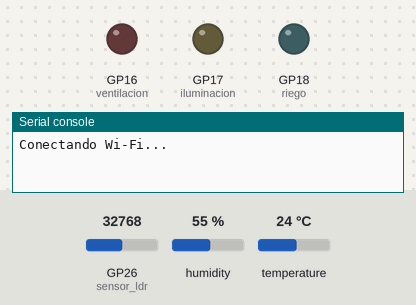
The program below on a simulated Raspberry Pi Pico running MicroPython. Parts: output pins drawn as LEDs (lit = HIGH), the last lines printed to the serial console. Wiring (from the project's diagram.json): DHT22 sensor on GP15, red LED on GP16, yellow LED on GP17, cyan LED on GP18, light sensor on GP26. The test bench sets the inputs (shaded band); at power-on: temperature 24 °C, GP26 (sensor_ldr) = 32768, humidity 55 % (analog values on the 0–65535 scale). WiFi joins after 1.5 s; random numbers come from a fixed seed; no MQTT or app messages arrive unless stated.

Above: at 1.2 s.
1.3 s: temperature set to 29.4 °C
6.3 s: temperature set to 30.6 °C
At 11.3 s:
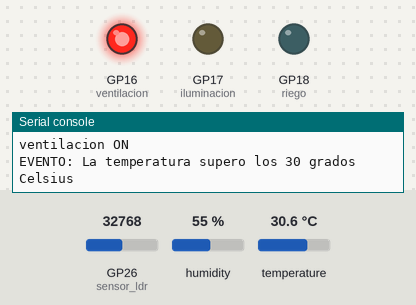
11.6 s: GP26 (sensor_ldr) set to 44784
16.4 s: GP26 (sensor_ldr) set to 46288
At 21.4 s:
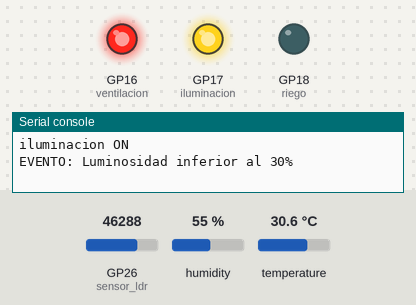
21.7 s: temperature set to 28.4 °C
26.5 s: temperature set to 27.4 °C
At 31.3 s:
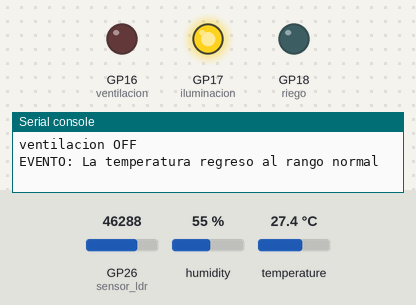
Timing chart, 0 to 32.8 s (numbered marks = the images above; inputs shaded):
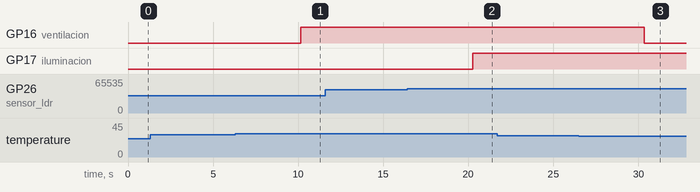

Measured:
- the behaviour switches between 30 and 30.1 °C on temperature (found by bisection; images 0 and 1)
- the behaviour switches between 45872 and 45888 on GP26 (sensor_ldr) (found by bisection; images 1 and 2)
- the behaviour switches between 28.1 and 28 °C on temperature (found by bisection; images 2 and 3)
- after the input at 6.3 s, GP16 (ventilacion): LOW → HIGH after 3.9 s
- after the input at 16.4 s, GP17 (iluminacion): LOW → HIGH after 3.9 s
- after the input at 26.5 s, GP16 (ventilacion): HIGH → LOW after 3.9 s

The program:

main.py
```python
import time
import ujson

from sensores import leer_sensores
from actuadores import controlar_actuador, obtener_estados
from umqttsimple import MQTTException

from mqtt_client import (
    conectar_wifi,
    conectar_mqtt,
    publicar,
    TOPIC_SENSORES,
    TOPIC_COMANDOS,
    TOPIC_ESTADO,
    TOPIC_EVENTOS
)

DEVICE_ID = "invernadero-01"

cliente = None

riego_fin = None
riego_command_id = None

comandos_procesados = []

alerta_temperatura = False
alerta_luminosidad = False

mensajes_pendientes = []
MAX_PENDIENTES = 100


# Cerrar conexion perdida
def desconectar():

    global cliente

    anterior = cliente
    cliente = None

    if anterior is not None:

        try:

            if anterior.sock:
                anterior.sock.close()

        except OSError:
            pass


# Guardar eventos y confirmaciones pendientes
def guardar_pendiente(topic, datos):

    if topic == TOPIC_SENSORES:
        return

    if len(mensajes_pendientes) >= MAX_PENDIENTES:
        mensajes_pendientes.pop(0)

    mensajes_pendientes.append((topic, datos))


# Publicar sin detener el sistema
def publicar_seguro(topic, datos):

    if cliente is None:

        guardar_pendiente(topic, datos)

        return False

    try:

        publicar(cliente, topic, datos)

        return True

    except (OSError, MQTTException) as error:

        print("MQTT desconectado:", error)

        desconectar()

        guardar_pendiente(topic, datos)

        return False


# Enviar mensajes pendientes al reconectar
def enviar_pendientes():

    if cliente is None or not mensajes_pendientes:
        return

    topic, datos = mensajes_pendientes[0]

    try:

        publicar(cliente, topic, datos)

        mensajes_pendientes.pop(0)

    except (OSError, MQTTException) as error:

        print("Error enviando pendientes:", error)

        desconectar()


# Publicar eventos
def evento(tipo, descripcion):

    publicar_seguro(TOPIC_EVENTOS, {
        "device_id": DEVICE_ID,
        "tipo": tipo,
        "descripcion": descripcion
    })

    print("EVENTO:", descripcion)


# Publicar estado de actuadores
def publicar_estado(
    nombre,
    command_id=None,
    resultado="ejecutado"
):

    estado = obtener_estados()[nombre]

    publicar_seguro(TOPIC_ESTADO, {
        "device_id": DEVICE_ID,
        "command_id": command_id,
        "actuador": nombre,
        "estado": "ON" if estado else "OFF",
        "resultado": resultado
    })


# Cambiar estado de actuadores
def cambiar_estado(nombre, estado, command_id=None):

    anterior = obtener_estados()[nombre]

    controlar_actuador(nombre, estado)

    if anterior != estado or command_id is not None:

        publicar_estado(nombre, command_id)

        print(
            nombre,
            "ON" if estado else "OFF"
        )


# Evitar comandos duplicados
def regiMQTTExceptionar_comando(command_id):

    if len(comandos_procesados) >= 100:
        comandos_procesados.pop(0)

    comandos_procesados.append(command_id)


# Procesar comandos MQTT
def recibir_comando(topic, mensaje):

    global riego_fin, riego_command_id

    if topic != TOPIC_COMANDOS:
        return

    try:

        datos = ujson.loads(mensaje.decode())

        command_id = datos["command_id"]
        actuador = datos["actuador"]
        accion = datos["accion"]
        origen = datos["origen"]

        if not isinstance(command_id, str) or not command_id:
            raise ValueError("Identificador invalido")

        if not isinstance(origen, str) or not origen:
            raise ValueError("Origen invalido")

        if command_id in comandos_procesados:

            print("Comando duplicado:", command_id)

            return

        if actuador not in (
            "ventilacion",
            "iluminacion",
            "riego"
        ):

            raise ValueError("Actuador desconocido")

        if actuador == "riego":

            if accion != "PULSE":
                raise ValueError("Accion de riego invalida")

            if riego_fin is not None:

                publicar_estado(
                    actuador,
                    command_id,
                    "ocupado"
                )

                return

            riego_fin = time.ticks_add(
                time.ticks_ms(), 10000
            )

            riego_command_id = command_id

            regiMQTTExceptionar_comando(command_id)

            cambiar_estado(
                "riego", 1, command_id
            )

        else:

            if accion not in ("ON", "OFF"):
                raise ValueError("Accion invalida")

            regiMQTTExceptionar_comando(command_id)

            cambiar_estado(
                actuador,
                1 if accion == "ON" else 0,
                command_id
            )

        evento(
            "comando_ejecutado",
            actuador + ": " + accion
        )

    except (ValueError, KeyError, TypeError) as error:

        print("Comando rechazado:", error)


# Reglas automaticas
def control_automatico(datos):

    global alerta_temperatura
    global alerta_luminosidad

    temperatura = datos["temperatura"]
    luminosidad = datos["luminosidad"]

    # Ventilacion automatica
    if temperatura > 30:

        cambiar_estado("ventilacion", 1)

        if not alerta_temperatura:

            alerta_temperatura = True

            evento(
                "temperatura_alta",
                "La temperatura supero los 30 grados Celsius"
            )

    elif temperatura <= 28:

        cambiar_estado("ventilacion", 0)

        if alerta_temperatura:

            alerta_temperatura = False

            evento(
                "temperatura_normal",
                "La temperatura regreso al rango normal"
            )

    # Iluminacion automatica
    if luminosidad < 30:

        cambiar_estado("iluminacion", 1)

        if not alerta_luminosidad:

            alerta_luminosidad = True

            evento(
                "luminosidad_baja",
                "Luminosidad inferior al 30%"
            )

    elif luminosidad > 40:

        cambiar_estado("iluminacion", 0)

        if alerta_luminosidad:

            alerta_luminosidad = False

            evento(
                "luminosidad_normal",
                "Luminosidad superior al 40%"
            )


# Finalizar riego sin usar sleep de 5 segundos
def verificar_riego():

    global riego_fin, riego_command_id

    if riego_fin is not None:

        if time.ticks_diff(
            time.ticks_ms(), riego_fin
        ) >= 0:

            controlar_actuador("riego", 0)

            command_id = riego_command_id

            riego_fin = None
            riego_command_id = None

            publicar_estado("riego", command_id)

            evento(
                "riego_finalizado",
                "Ciclo de riego de 5 segundos completado"
            )


# ======================================
# PROGRAMA PRINCIPAL
# ======================================


def main():
    global cliente

    print("================================")
    print("INVERNADERO INTELIGENTE IoT")
    print("================================")

    ultima_lectura = time.ticks_add(
        time.ticks_ms(), -5000
    )

    ultimo_intento = time.ticks_add(
        time.ticks_ms(), -10000
    )

    ultimo_ping = time.ticks_ms()

    while True:

        ahora = time.ticks_ms()

        # Verificar temporizador de riego
        verificar_riego()

        # Leer sensores cada 5 segundos
        if time.ticks_diff(
            ahora, ultima_lectura
        ) >= 5000:

            ultima_lectura = ahora

            try:

                datos = leer_sensores()

            except (ValueError, OSError) as error:

                print("Error de sensor:", error)

                evento(
                    "error_sensor",
                    str(error)
                )

            else:

                print("SENSORES:", datos)

                # Control local independiente de MQTT
                control_automatico(datos)

                publicar_seguro(
                    TOPIC_SENSORES,
                    datos
                )

        # Evitar operaciones de red durante el riego
        # para no retrasar innecesariamente su apagado
        if riego_fin is not None:

            time.sleep_ms(50)

            continue

        # Gestionar conexion Wi-Fi y MQTT
        if cliente is None:

            try:

                wifi_disponible = conectar_wifi()

                if wifi_disponible:

                    if time.ticks_diff(
                        ahora, ultimo_intento
                    ) >= 10000:

                        ultimo_intento = ahora

                        cliente = conectar_mqtt(
                            recibir_comando
                        )

                        ultimo_ping = time.ticks_ms()

            except (OSError, MQTTException) as error:

                print("Error de conexion:", error)

                desconectar()

        else:

            try:

                # Recibir comandos remotos
                cliente.check_msg()

                if cliente is not None and riego_fin is None:

                    # Mantener conexion activa
                    if time.ticks_diff(
                        time.ticks_ms(), ultimo_ping
                    ) >= 20000:

                        cliente.ping()

                        ultimo_ping = time.ticks_ms()

                    # Recuperar eventos y estados pendientes
                    enviar_pendientes()

            except (OSError, MQTTException) as error:

                print("Conexion MQTT perdida:", error)

                desconectar()

        time.sleep_ms(100)


if __name__ == "__main__":
    main()
```

sensores.py
```python
from machine import Pin, ADC
import dht

DEVICE_ID = "invernadero-01"

# Configuración de los sensores
sensor_dht = dht.DHT22(Pin(15))
sensor_ldr = ADC(Pin(26))


def leer_sensores():
    """
    Lee temperatura, humedad y luminosidad.
    Devuelve un diccionario compatible con MQTT.
    """

    # Lectura del DHT22
    sensor_dht.measure()
    temperatura = sensor_dht.temperature()
    humedad = sensor_dht.humidity()

    # Lectura del LDR
    valor_ldr = sensor_ldr.read_u16()
    luminosidad = 100 - (valor_ldr / 65535) * 100

    # Validación básica
    if not (-40 <= temperatura <= 80):
        raise ValueError("Temperatura fuera de rango")

    if not (0 <= humedad <= 100):
        raise ValueError("Humedad fuera de rango")

    return {
        "device_id": DEVICE_ID,
        "temperatura": round(temperatura, 2),
        "humedad": round(humedad, 2),
        "luminosidad": round(luminosidad, 2)
    }
```

actuadores.py
```python
from machine import Pin

ventilacion = Pin(16, Pin.OUT)
iluminacion = Pin(17, Pin.OUT)
riego = Pin(18, Pin.OUT)

actuadores = {
    "ventilacion": ventilacion,
    "iluminacion": iluminacion,
    "riego": riego
}

# Inicializar todos los actuadores apagados
for actuador in actuadores.values():
    actuador.off()


def controlar_actuador(nombre, estado):
    if nombre not in actuadores:
        raise ValueError("Actuador desconocido")

    if estado not in (0, 1):
        raise ValueError("Estado no valido")

    actuadores[nombre].value(estado)

    return actuadores[nombre].value()


def obtener_estados():
    return {
        nombre: pin.value()
        for nombre, pin in actuadores.items()
    }
```

mqtt_client.py
```python
import network
import time
import ujson
import os
import ubinascii

from umqttsimple import MQTTClient, MQTTException

DEVICE_ID = b"invernadero-01"
CLIENT_ID = b"greenhouse-" + ubinascii.hexlify(os.urandom(8))

BROKER = "broker.emqx.io"
PORT = 1883

TOPIC_SENSORES = b"invernadero/01/sensores"
TOPIC_COMANDOS = b"invernadero/01/comandos"
TOPIC_ESTADO = b"invernadero/01/estado"
TOPIC_EVENTOS = b"invernadero/01/eventos"

wifi = network.WLAN(network.STA_IF)
wifi.active(True)

wifi_inicio = None


def conectar_wifi():
    global wifi_inicio

    if wifi.isconnected():

        if wifi_inicio is not None:
            print("Wi-Fi conectado:", wifi.ifconfig())

        wifi_inicio = None
        return True

    ahora = time.ticks_ms()

    if wifi_inicio is None:

        print("Conectando Wi-Fi...")
        wifi.connect("Wokwi-GUEST", "")
        wifi_inicio = ahora

    elif time.ticks_diff(ahora, wifi_inicio) >= 60000:

        print("Reintentando Wi-Fi...")
        print("Estado Wi-Fi:", wifi.status())

        wifi.disconnect()
        wifi.connect("Wokwi-GUEST", "")

        wifi_inicio = ahora

    return False


def conectar_mqtt(callback):

    cliente = MQTTClient(
        CLIENT_ID,
        BROKER,
        port=PORT,
        keepalive=60
    )

    cliente.set_callback(callback)

    print("Conectando al broker MQTT...")
    print("Cliente MQTT:", CLIENT_ID)

    try:

        cliente.connect(timeout=30)
        cliente.subscribe(TOPIC_COMANDOS)

    except Exception:

        if cliente.sock:
            cliente.sock.close()

        raise

    print("MQTT conectado a EMQX")

    return cliente


def publicar(cliente, topic, datos):

    mensaje = ujson.dumps(datos)
    cliente.publish(topic, mensaje.encode())
```
